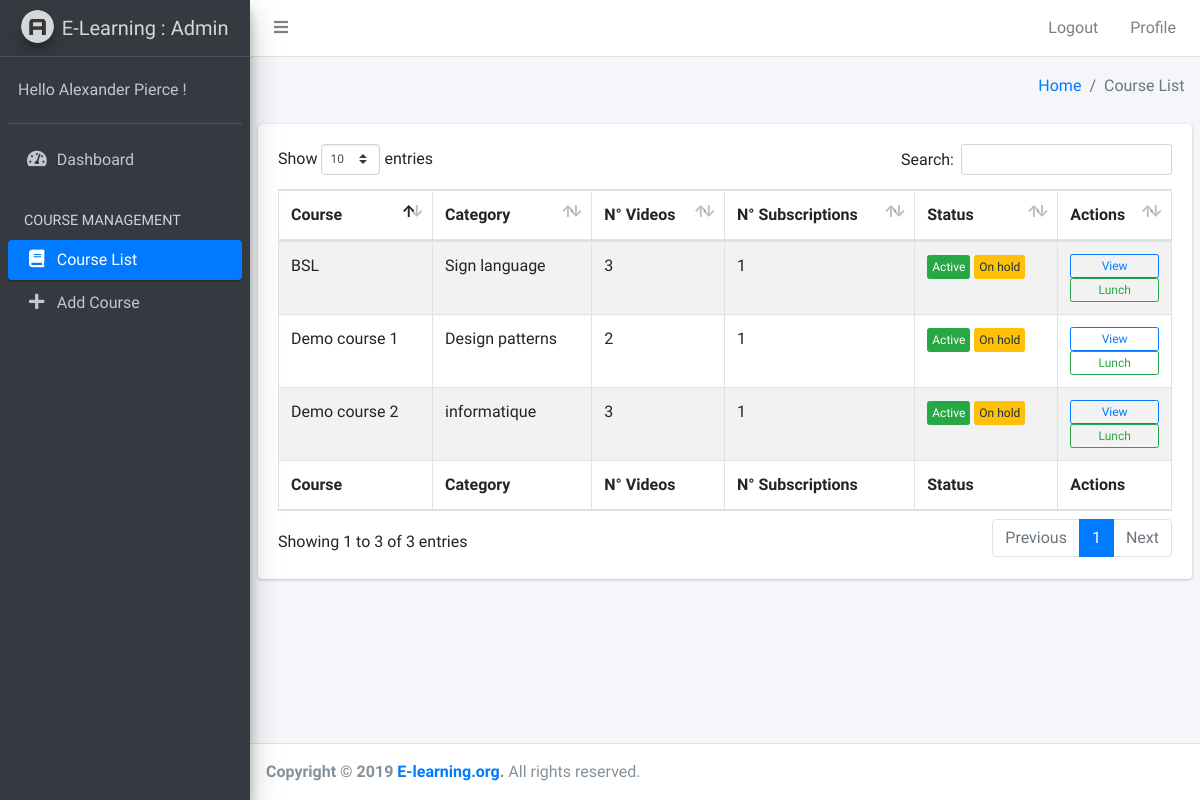
Page /Admin/Professor/course_list.php on the committed database.
### tables this page shows
CREATE TABLE `course` (
  `id_course` int(15) NOT NULL,
  `name` varchar(60) NOT NULL,
  `description` varchar(50000) NOT NULL,
  `syllabus` mediumtext NOT NULL,
  `id_prof` int(15) NOT NULL,
  `image_course` varchar(100) NOT NULL,
  `id_category` int(11) NOT NULL,
  `active` tinyint(1) NOT NULL DEFAULT '1',
  `lunched` tinyint(1) NOT NULL DEFAULT '0',
  `release_date` date NOT NULL
);

CREATE TABLE `category` (
  `id_category` int(11) NOT NULL,
  `label_category` varchar(100) NOT NULL,
  `description` varchar(200) DEFAULT NULL,
  `active` tinyint(1) NOT NULL DEFAULT '1'
);

### Admin/Professor/course_list.php (the view, shortened to what this page needs)
<?php
    include_once("../../Database/db_connection.php");
    $sql = "SELECT * FROM `course`";
    $result = $conn->query($sql);
?>
<!DOCTYPE html>
<html>
<head>
    <link rel="stylesheet" href="../plugins/fontawesome-free/css/all.min.css">
    <link rel="stylesheet" href="https://code.ionicframework.com/ionicons/2.0.1/css/ionicons.min.css">
    <link rel="stylesheet" href="../plugins/tempusdominus-bootstrap-4/css/tempusdominus-bootstrap-4.min.css">
    <link rel="stylesheet" href="../plugins/icheck-bootstrap/icheck-bootstrap.min.css">
    <link rel="stylesheet" href="../plugins/jqvmap/jqvmap.min.css">
    <link rel="stylesheet" href="../plugins/datatables-bs4/css/dataTables.bootstrap4.css">
    <link rel="stylesheet" href="../dist/css/adminlte.min.css">
    <link rel="stylesheet" href="../plugins/overlayScrollbars/css/OverlayScrollbars.min.css">
    <link rel="stylesheet" href="../plugins/daterangepicker/daterangepicker.css">
    <link rel="stylesheet" href="../plugins/summernote/summernote-bs4.css">
</head>
<body class="hold-transition sidebar-mini layout-fixed">
    <div class="wrapper">
        <nav class="main-header navbar navbar-expand navbar-white navbar-light">
            <ul class="navbar-nav">
                <li class="nav-item">
                    <a class="nav-link" data-widget="pushmenu" href="#"><i class="fas fa-bars"></i></a>
                </li>
            </ul>
            <ul class="navbar-nav ml-auto">
                <li class="nav-item d-none d-sm-inline-block">
                    <a href="../Authentification/sign_up.php" class="nav-link">Logout</a>
                </li>
                <li class="nav-item d-none d-sm-inline-block">
                    <a href="profile.php" class="nav-link">Profile</a>
                </li>
            </ul>
        </nav>
        <aside class="main-sidebar sidebar-dark-primary elevation-4">
            <a href="index3.html" class="brand-link">
                <img src="../dist/img/AdminLTELogo.png" alt="AdminLTE Logo" class="brand-image img-circle elevation-3" style="opacity: .8">
                <span class="brand-text font-weight-light">E-Learning : Admin</span>
            </a>
            <div class="sidebar">
                <div class="user-panel mt-3 pb-3 mb-3 d-flex">
                    <div class="info">
                        <a href="#" class="d-block">Hello Alexander Pierce !</a>
                    </div>
                </div>
                <nav class="mt-2">
                    <ul class="nav nav-pills nav-sidebar flex-column" data-widget="treeview" role="menu" data-accordion="false">
                        <li class="nav-item">
                            <a href="index.php" class="nav-link">
                                <i class="nav-icon fas fa-tachometer-alt"></i>
                                <p>Dashboard</p>
                            </a>
                        </li>
                        <li class="nav-header">COURSE MANAGEMENT</li>
                        <li class="nav-item">
                            <a href="course_list.php" class="nav-link active">
                                <i class="nav-icon fas fa-book"></i>
                                <p>Course List</p>
                            </a>
                        </li>
                        <li class="nav-item">
                            <a href="add_course.php" class="nav-link">
                                <i class="nav-icon fas fa-plus"></i>
                                <p>Add Course</p>
                            </a>
                        </li>
                    </ul>
                </nav>
            </div>
        </aside>
        <div class="content-wrapper">
            <div class="content-header">
                <div class="container-fluid">
                    <div class="row mb-2">
                        <div class="col-sm-6 ml-auto">
                            <ol class="breadcrumb float-sm-right">
                                <li class="breadcrumb-item"><a href="index.php">Home</a></li>
                                <li class="breadcrumb-item active">Course List</li>
                            </ol>
                        </div>
                    </div>
                </div>
            </div>
            <section class="content">
                <div class="container-fluid">
                    <div class="card row">
                        <div class="card-body">
                            <div>
                                <table id="example1" class="table table-bordered table-striped">
                                    <thead>
                                        <tr>
                                            <th>Course</th>
                                            <th>Category</th>
                                            <th>N° Videos</th>
                                            <th>N° Subscriptions</th>
                                            <th>Status</th>
                                            <th>Actions</th>
                                        </tr>
                                    </thead>
                                    <tbody>
                                        <?php
                                    while($row = $result->fetch_assoc()):
                                    $id_course = $row["id_course"];
                                    $id_category = $row["id_category"];
                                    $category_sql = "SELECT * FROM `category` WHERE id_category = '$id_category'";
                                    $category_result = mysqli_query($conn, $category_sql);
                                    $category_row = mysqli_fetch_assoc($category_result);
                                    $label_category = $category_row["label_category"];
                                    $name = $row["name"];
                                    $active = $row["active"];
                                    $launched = $row["lunched"];
                                    $video_sql = "SELECT count(*) as count FROM `chapter` WHERE id_course = '$id_course'";
                                    $video_result = mysqli_query($conn, $video_sql);
                                    $video_row = mysqli_fetch_assoc($video_result);
                                    $videos_number = $video_row['count'];
                                    $student_sql = "SELECT count(*) as count FROM `course_student` WHERE id_course = '$id_course'";
                                    $student_result = mysqli_query($conn, $student_sql);
                                    $student_row = mysqli_fetch_assoc($student_result);
                                    $student_number = $student_row['count'];
                                    ?>
                                        <tr>
                                            <td><?php echo $name;?></td>
                                            <td><?php echo $label_category;?></td>
                                            <td><?php echo $videos_number;?></td>
                                            <td><?php echo $student_number;?></td>
                                            <td>
                                                <?php if($active == '1'){?>
                                                <button type="button" class="btn btn-success btn-xs">Active</button>
                                                <?php }else{?>
                                                <button type="button" class="btn btn-danger btn-xs">Blocked</button>
                                                <?php }?>
                                                <?php if($launched == '1'){?>
                                                <button type="button" class="btn btn-primary btn-xs">Launched</button>
                                                <?php }else{?>
                                                <button type="button" class="btn btn-warning btn-xs">On hold</button>
                                                <?php }?>
                                            </td>
                                            <td>
                                                <form method="post" action="course_detail.php">
                                                    <button type="submit" class="btn btn-block btn-outline-primary btn-xs">View</button>
                                                </form>
                                                <button type="button" class="btn btn-block btn-outline-success btn-xs">Lunch</button>
                                            </td>
                                        </tr>
                                        <?php endwhile;?>
                                    </tbody>
                                    <tfoot>
                                        <tr>
                                            <th>Course</th>
                                            <th>Category</th>
                                            <th>N° Videos</th>
                                            <th>N° Subscriptions</th>
                                            <th>Status</th>
                                            <th>Actions</th>
                                        </tr>
                                    </tfoot>
                                </table>
                            </div>
                        </div>
                    </div>
                </div>
            </section>
        </div>
    </div>
    <footer class="main-footer">
        <strong>Copyright &copy; 2019 <a href="http://adminlte.io">E-learning.org</a>.</strong>
        All rights reserved.
    </footer>
</body>
</html>

### rows in the picture
course: name "BSL", id_category.label_category "Sign language", videos_number "3", student_number "1", active "Active", lunched "On hold"
course: name "Demo course 1", id_category.label_category "Design patterns", videos_number "2", student_number "1", active "Active", lunched "On hold"
course: name "Demo course 2", id_category.label_category "informatique", videos_number "3", student_number "1", active "Active", lunched "On hold"
